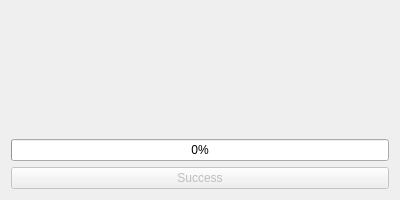
<?xml version="1.0" encoding="UTF-8"?>
<ui version="4.0">
 <class>ProgressDialog</class>
 <widget class="QDialog" name="ProgressDialog">
  <property name="enabled">
   <bool>true</bool>
  </property>
  <property name="geometry">
   <rect>
    <x>0</x>
    <y>0</y>
    <width>400</width>
    <height>200</height>
   </rect>
  </property>
  <property name="windowTitle">
   <string>Upload</string>
  </property>
  <property name="modal">
   <bool>false</bool>
  </property>
  <layout class="QVBoxLayout" name="verticalLayout_2" stretch="1,1,1">
   <item>
    <widget class="QLabel" name="pD_label">
     <property name="text">
      <string/>
     </property>
    </widget>
   </item>
   <item>
    <widget class="QProgressBar" name="pBar">
     <property name="enabled">
      <bool>true</bool>
     </property>
     <property name="value">
      <number>0</number>
     </property>
     <property name="alignment">
      <set>Qt::AlignmentFlag::AlignLeading|Qt::AlignmentFlag::AlignLeft|Qt::AlignmentFlag::AlignVCenter</set>
     </property>
     <property name="textVisible">
      <bool>true</bool>
     </property>
    </widget>
   </item>
   <item>
    <widget class="QPushButton" name="pB_close">
     <property name="enabled">
      <bool>false</bool>
     </property>
     <property name="sizePolicy">
      <sizepolicy hsizetype="Minimum" vsizetype="Fixed">
       <horstretch>0</horstretch>
       <verstretch>0</verstretch>
      </sizepolicy>
     </property>
     <property name="text">
      <string>Success</string>
     </property>
    </widget>
   </item>
  </layout>
 </widget>
 <resources/>
 <connections/>
</ui>
